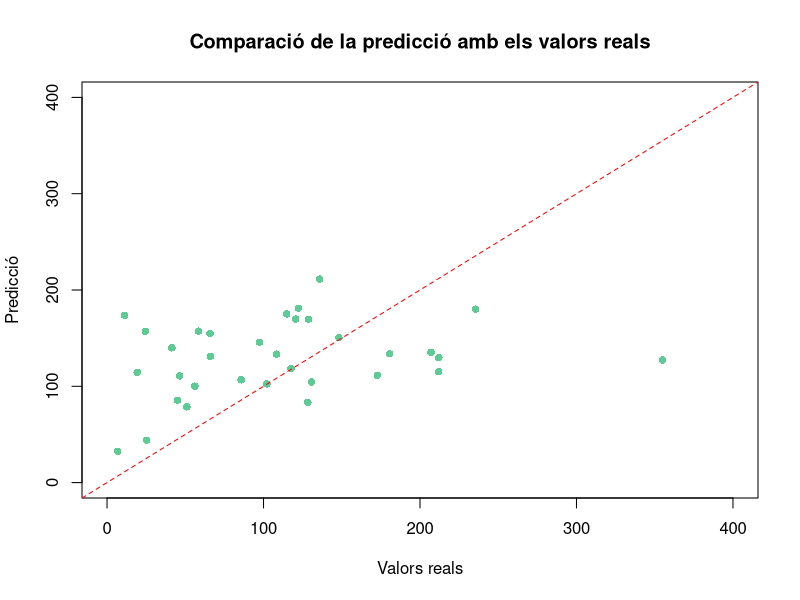
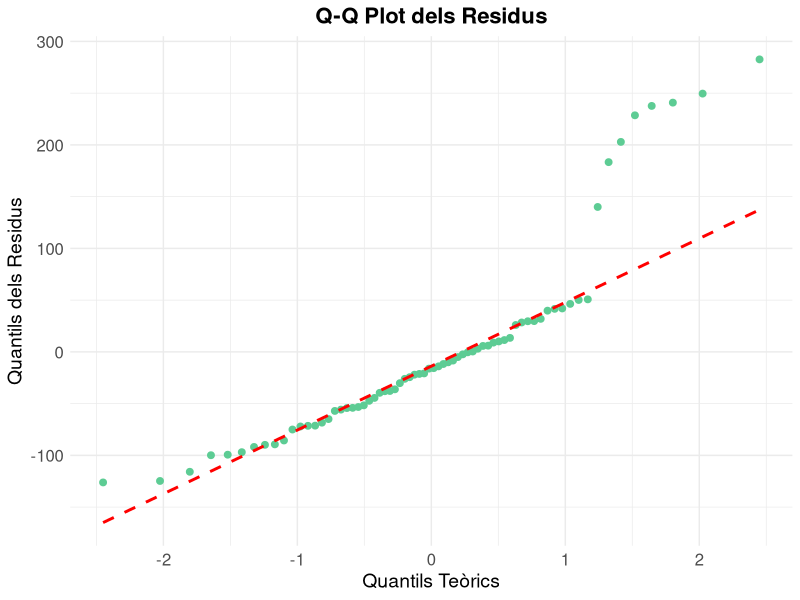
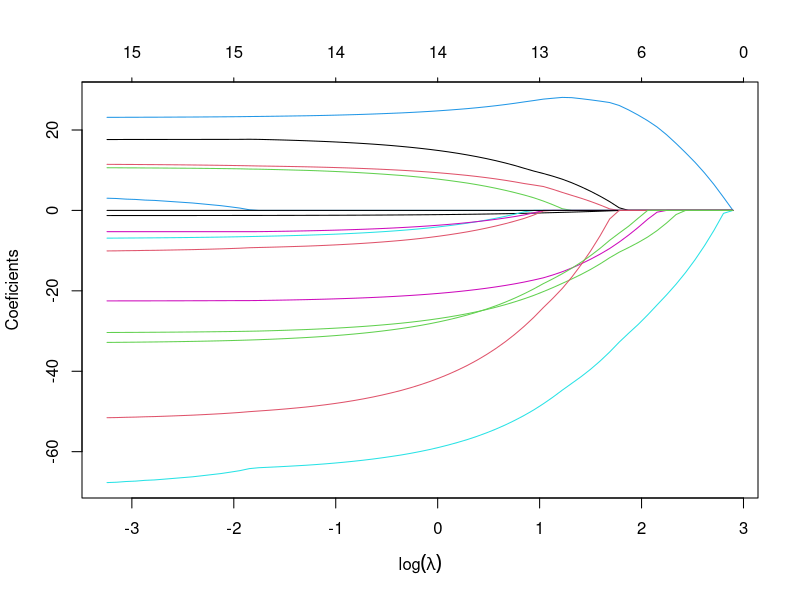
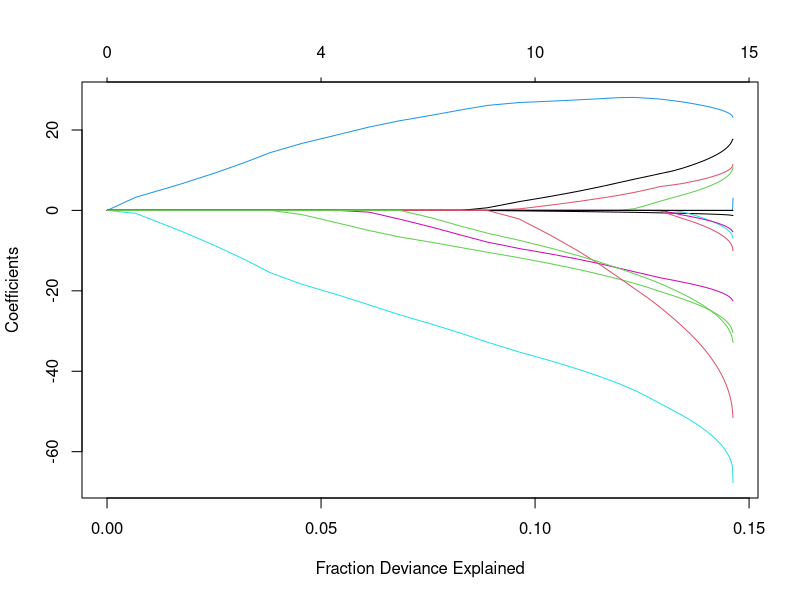
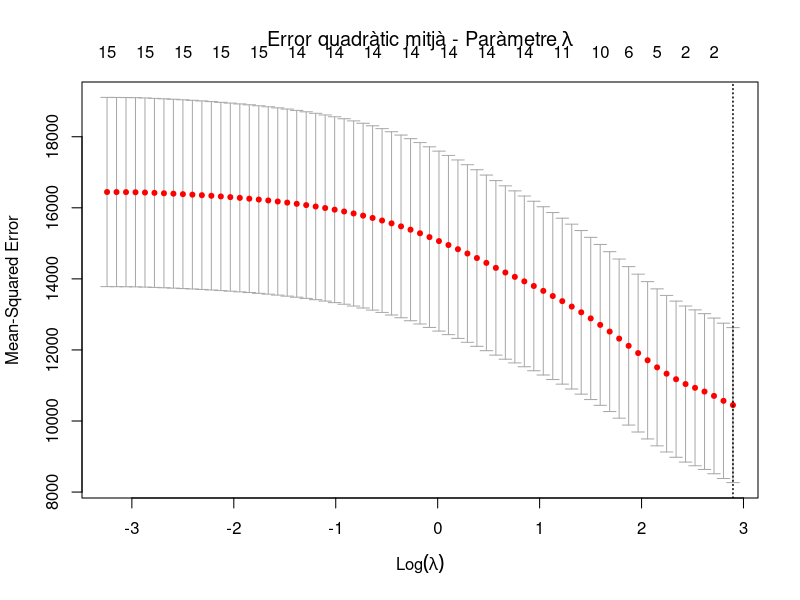
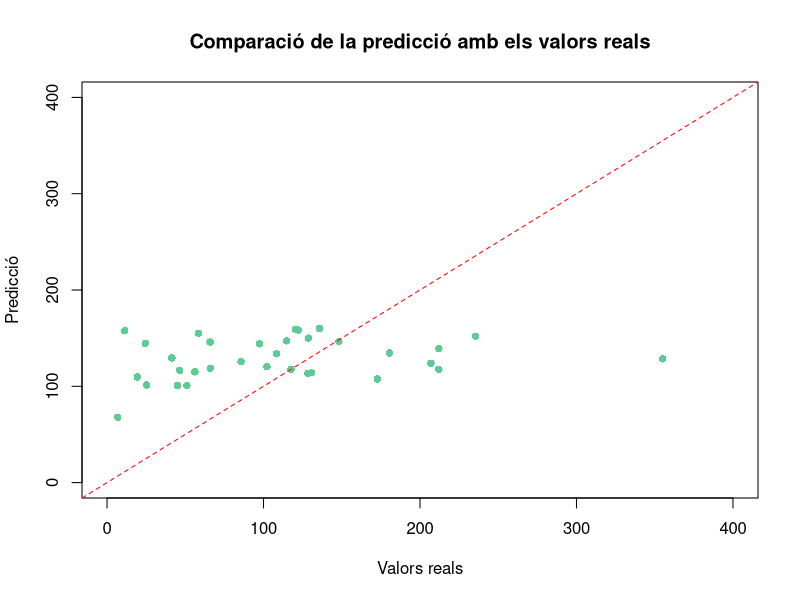
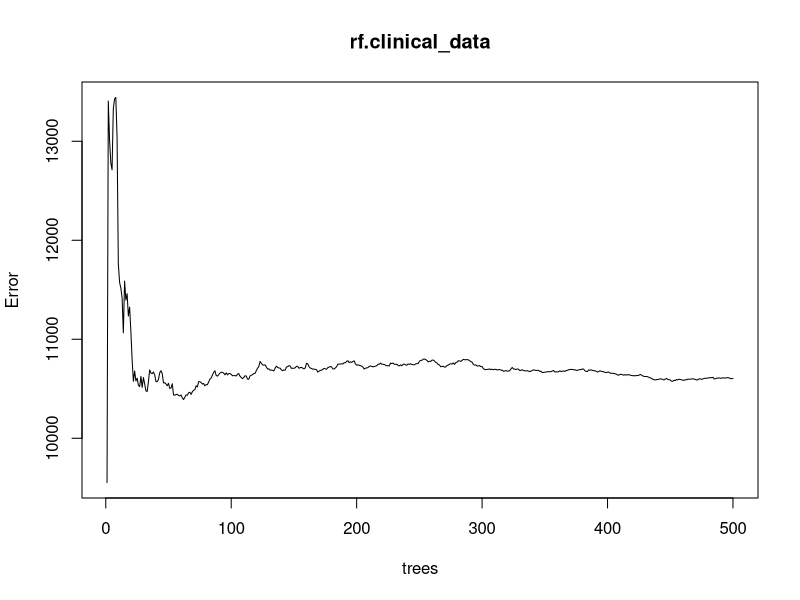
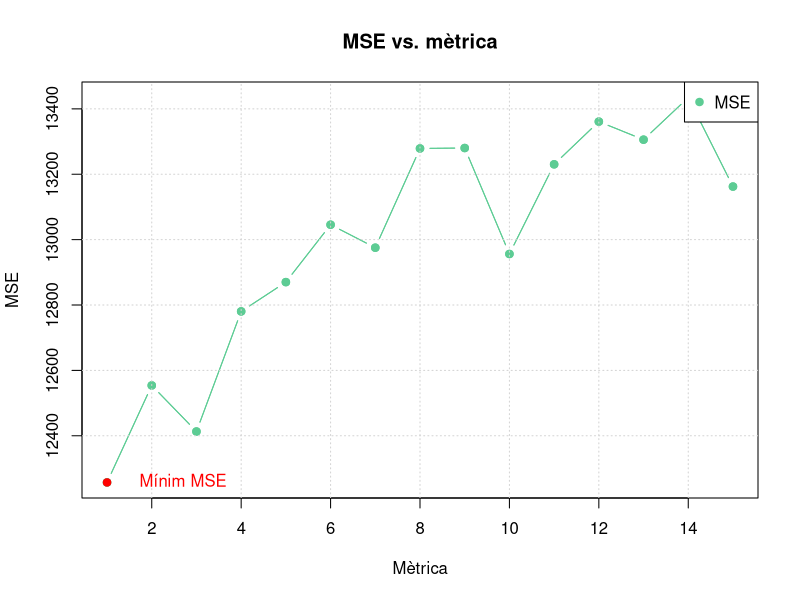

Write R code to recreate these figures, in order. (Note: this script raises an error after producing the figures.)
## ---- chunk 1
colorTFG <- rgb(91, 200, 145, maxColorValue = 250)
## ---- chunk 2
library(tidyverse)
library(glmnet)
library(dplyr)
library(randomForest)
library(splines)
library(gam)
library(caret)
library(mgcv)
## ---- chunk 3
clinical <- read.csv("Clinical Data csv/clinical_data_processed.csv")
#str(clinical)

clinical_train <- read.csv("Clinical Data csv/clinical_data_processed_train.csv")
#str(clinical_train)

clinical_test <- read.csv("Clinical Data csv/clinical_data_processed_test.csv")
#str(clinical_test)
## ---- chunk 4
mse <- function(real, prediccio) {
  return(mean((real - prediccio)^2))
}
## ---- chunk 5
r_squared <- function(actual, predicted) {
  
  ss_residual <- sum((actual - predicted)^2)
  ss_total <- sum((actual - mean(actual))^2)
  
  return(1 - (ss_residual / ss_total))
}
## ---- chunk 6
adjusted_r2 <- function(r2, n, p) {
  adj_r2 <- 1 - ((1 - r2) * (n - 1) / (n - p - 1))
  return(adj_r2)
}
# n nombre d'observacions, p nombre de variables utilitzades
## ---- chunk 7
train_control <- trainControl(method = "cv", number = 5)
## ---- chunk 8
clinical_train_resposta <- clinical_train$OS
clinical_test_resposta <- clinical_test$OS 
clinical_test_id <- clinical_test$TCIA_ID
## ---- chunk 9
prediccio = mean(clinical_train_resposta)
prediccio
## ---- chunk 10

r2_base <- r_squared(clinical_test_resposta, prediccio)
r2_base

mse_base <- mse(clinical_test_resposta, prediccio)
mse_base
## ---- chunk 11

clinical_test <- clinical_test %>% select(-TCIA_ID)
clinical_train <- clinical_train %>% select(-TCIA_ID)
## ---- chunk 12
rl <- lm(OS ~ . , data = clinical_train)

summary(rl)
## ---- chunk 13
model <- train(
  OS ~ .,
  data = clinical_train,
  trControl = train_control
)
print(model)
## ---- chunk 14
predict <-  predict(rl, newdata = clinical_test)

tabla_predict <- data.frame(clinical_test_id, predict, clinical_test_resposta)
tabla_predict

plot(x = clinical_test_resposta, y =predict, xlab = "Valors reals", ylab = "Predicció", main = 
       "Comparació de la predicció amb els valors reals", ylim = c(0, 400), xlim = c(0,400), col = colorTFG, pch =16,
     col.main = "black")
abline(a = 0, b = 1, col = "red", lty = 2)

## ---- chunk 15

r2_lineal <- r_squared(clinical_test_resposta, predict)
r2_lineal

mse_lineal <- mse(clinical_test_resposta, predict)
mse_lineal
## ---- chunk 16
#plot(rl)

## ---- chunk 17
residuals <- resid(rl)

qq_plot <- ggplot(data.frame(residuals), aes(sample = residuals)) +
  stat_qq(color = colorTFG, size = 2) + 
  stat_qq_line(color = "red", linetype = "dashed", size = 1) + 
  labs(title = "Q-Q Plot dels Residus", x = "Quantils Teòrics", y = "Quantils dels Residus") +
  theme_minimal() + 
  theme(
    plot.title = element_text(hjust = 0.5, size = 16, face = "bold"),
    axis.title = element_text(size = 14),
    axis.text = element_text(size = 12) 
  )

print(qq_plot)
## ---- chunk 18
matriz_pred <- clinical %>% 
  select(-TCIA_ID, -OS) %>% 
  as.matrix()

resposta <- clinical$OS
## ---- chunk 19
# Recordam que per a realitzar el conjunt train i test vam utilitzar la 
# set.seed 2024
set.seed(2024)
train = sample(1:nrow(clinical), 70)

modelo_lasso <- glmnet(matriz_pred[train, ], resposta[train], alpha = 1)

plot(modelo_lasso, xvar = "lambda", xlab = expression(log(lambda)), ylab = "Coeficients")
plot(modelo_lasso, xvar = "dev")
## ---- chunk 20
cv.out <- cv.glmnet(matriz_pred[train, ], resposta[train], alpha = 1)
plot(cv.out, main = expression("Error quadràtic mitjà - Paràmetre" ~ lambda))
bestlam <- cv.out$lambda.min
lasso.pred <- predict(modelo_lasso, s=bestlam, newx= matriz_pred[-train, ])
#mean((lasso.pred-resposta[-train])^2)
## ---- chunk 21
lasso.coef <- predict(modelo_lasso, type = "coefficients", s = bestlam)
lasso.coef
## ---- chunk 22
lasso.pred <- predict(modelo_lasso, s=5, newx= matriz_pred[-train, ])
lasso.coef <- predict(modelo_lasso, type = "coefficients", s = 5)
lasso.coef

## ---- chunk 23
r2_lasso <- r_squared(clinical_test_resposta, lasso.pred)
r2_lasso

mse_lasso <- mse(clinical_test_resposta, lasso.pred)
mse_lasso

adjusted_r2_lasso <- adjusted_r2(r2_lasso, 35, 11)
adjusted_r2_lasso
## ---- chunk 24
lasso_model <- train(matriz_pred[train,], resposta[train],
                     method = "glmnet",
                     trControl = train_control,
                     tuneGrid = expand.grid(alpha = 1, lambda = 5)
)
print(lasso_model)
## ---- chunk 25

tabla_predict <- data.frame(clinical_test_id, lasso.pred, clinical_test_resposta)
tabla_predict

plot(x = clinical_test_resposta, y =lasso.pred, xlab = "Valors reals", ylab = "Predicció", main = 
       "Comparació de la predicció amb els valors reals", ylim = c(0, 400), xlim = c(0,400), col = colorTFG, pch =16,
     col.main = "black")
abline(a = 0, b = 1, col = "red", lty = 2)

## ---- chunk 26
set.seed(2024)
train = sample(1:nrow(clinical), 70)
rf.clinical_data <- randomForest(OS ~. - TCIA_ID, data = clinical, subset = train, mtry = 1, trees = 50)
rf.clinical_data
yhat <- predict(rf.clinical_data, newdata = clinical[-train, ], trees = 50)
clinical.test <- clinical[-train,]$OS
mean((yhat - clinical.test)^2 )
#yhat

plot(rf.clinical_data)
## ---- chunk 27
oob.err = double(13)
test.err = double(13)

for (mtry in 1:15){
  fit <- randomForest(OS ~. - TCIA_ID, data = clinical, subset = train, mtry = mtry)
  oob.err[mtry] = fit$mse[600]
  pred =  predict(fit, newdata = clinical[-train, ])
  test.err[mtry] = with(clinical[-train,], mean((OS-pred)^2))
}

## ---- chunk 28
plot(1:15, test.err, type = "b", pch = 19, col = colorTFG, 
     xlab = "Mètrica", ylab = "MSE", main = "MSE vs. mètrica",
     ylim = c(min(test.err) - 0.5, max(test.err) + 0.5))
lines(1:15, test.err, col = colorTFG, type = "b", pch = 19)
grid()  # Afegir graella de fons
legend("topright", legend = "MSE", col = colorTFG, pch = 19)

# Mostrar el punt amb l'error mínim
min_test_err <- min(test.err)
min_mtry <- which(test.err == min_test_err)
points(min_mtry, min_test_err, col = "red", pch = 19)
text(min_mtry + 0.5, min_test_err, paste("Mínim MSE"), pos = 4, col = "red")
## ---- chunk 29
rf_model <- train(matriz_pred[train,], resposta[train],
                  method = "rf",
                  trControl = train_control,
                  metric = "Rsquared")
print(rf_model)
## ---- chunk 30
# Calculam R^2 de les dades test

r2_rf <- r_squared(clinical_test_resposta, yhat)
r2_rf

mse_rf <- mse(clinical_test_resposta,yhat)

mse_rf
## ---- chunk 31
importance(rf.clinical_data)
## ---- chunk 32
importance_df <- as.data.frame(importance(rf.clinical_data))

# Afegir noms de columnes per claredat
colnames(importance_df) <- c("IncNodePurity")

# Ordenar les variables per importància decreixent
importance_df$Variable <- rownames(importance_df)
importance_df <- importance_df[order(importance_df$IncNodePurity, decreasing = TRUE), ]

# Gràfica de barres de la importància de les variables
ggplot(importance_df, aes(x = reorder(Variable, IncNodePurity), y = IncNodePurity), col = colorTFG) +
  geom_bar(stat = "identity", fill = colorTFG) +
  coord_flip() +
  xlab("") +
  ylab("Increment de la Puresa del Node (IncNodePurity)") +
  ggtitle("Importància de les Variables en el Model de Random Forest") + 
  theme_minimal()
## ---- chunk 33
gam2 <- gam(OS ~ s(age) + s(AFP)+ Diabetes +Alcohol + Sex + Smoking + T_involvment + Evidence_of_cirh + hepatitis_HCV + hepatitis_HBV + Portal_Vein_Thrombosis + Vascular_Invasion + tumor_nodul + Personal_history_cancer + fhx_can, data = clinical_train)
#summary(gam2)
plot(gam2, se = TRUE, col=colorTFG)
## ---- chunk 34
gam_model <- train(
  OS ~ s(age) + s(AFP)+ Diabetes +Alcohol + Sex + Smoking + T_involvment + Evidence_of_cirh + hepatitis_HCV + hepatitis_HBV + Portal_Vein_Thrombosis + Vascular_Invasion + tumor_nodul + Personal_history_cancer + fhx_can,
  data = clinical_train,
  method = "gam",
  trControl = train_control)

## ---- chunk 35
summary(gam2)
## ---- chunk 36
pred = predict(gam2, newdata = clinical_test)
pred
## ---- chunk 37
r2_gam <- r_squared(clinical_test_resposta, pred)
r2_gam

mse_gam <- mse(clinical_test_resposta, pred)
mse_gam
